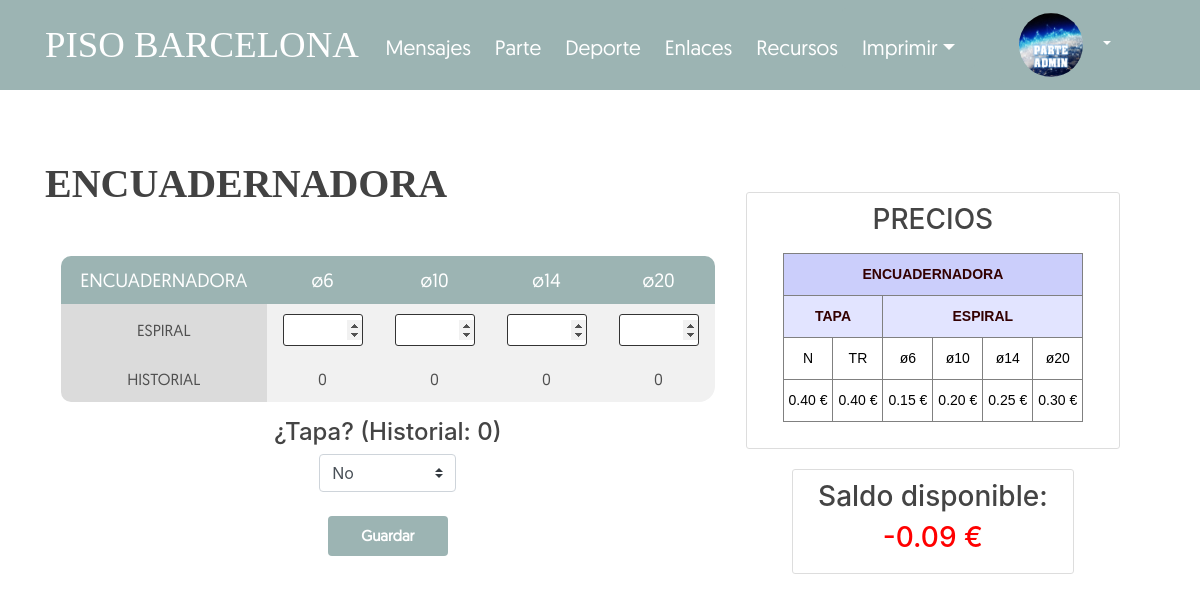
/impresora/encuadernadora (signed in), run on an earlier commit of the app's database.
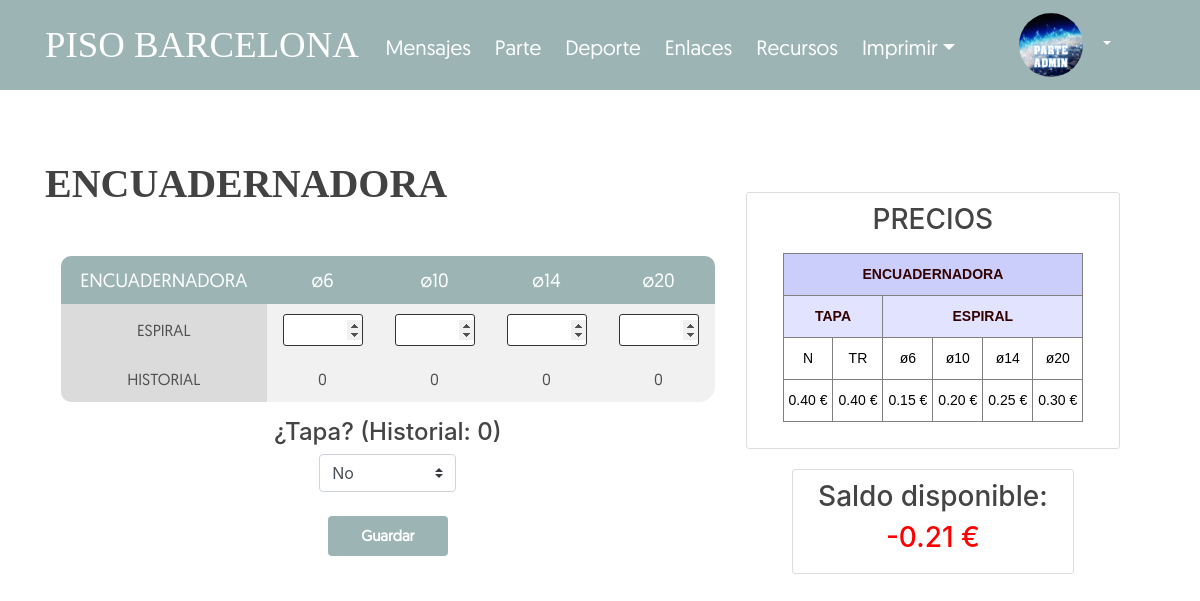
And on a later commit of the database.
### blog/models.py (models this page shows, shortened)
class Impresor(models.Model):
    msg_id3 = models.AutoField(primary_key=True,default=None)
    user = models.ForeignKey(User, on_delete=models.CASCADE)
    saldo = models.DecimalField(max_digits=5,decimal_places=2,default=0)
    texto_blanco = models.PositiveIntegerField(default=0)
    texto_color = models.PositiveIntegerField(default=0)
    imagen_blanco = models.PositiveIntegerField(default=0)
    imagen_color = models.PositiveIntegerField(default=0)
    denso_blanco = models.PositiveIntegerField(default=0)
    denso_color = models.PositiveIntegerField(default=0)
    e6 = models.PositiveIntegerField(default=0)
    e10 = models.PositiveIntegerField(default=0)
    e14 = models.PositiveIntegerField(default=0)
    e20 = models.PositiveIntegerField(default=0)
    tapas = models.PositiveIntegerField(default=0)

### blog/views.py (the view, shortened to what this page needs)
# urls.py: path('impresora/encuadernadora', views.Encuadernadora, name='blog-encuadernadora'),
@login_required
def Encuadernadora(request):
    user = None
    tapa1 = 0
    if request.user.is_authenticated and request.user.username != 'invitado':
        user = request.user
    try:    #Para obtener la respuesta anterior si la hay
        precios = VariablesGlobales.objects.get()
        precio_e6 = precios.precio_e6
        precio_e10 = precios.precio_e10
        precio_e14 = precios.precio_e14
        precio_e20 = precios.precio_e20
        precio_tapa = precios.precio_tapa
        answer = Impresor.objects.get(user=user)    #query para sacar la respuesta anterior
        saldo = answer.saldo
        e6 = answer.e6
        e10 = answer.e10
        e14 = answer.e14
        e20 = answer.e20
        tapas = answer.tapas
    except Impresor.DoesNotExist:
        saldo = 0
        texto_blanco = 0
        texto_color = 0
        imagen_blanco = 0
        imagen_color = 0
        denso_blanco = 0
        denso_color = 0
        e6 = 0
        e10 = 0
        e14 = 0
        e20 = 0
        tapas = 0
    return render(request, 'blog/encuadernadora.html', {'title': 'Encuadernadora', 'precio_e6': precio_e6, 'precio_e10': precio_e10, 'precio_e14': precio_e14,
     'precio_e20': precio_e20, 'e6': e6, 'e10': e10, 'e14': e14, 'e20': e20, 'tapas': tapa1, 'precio_tapa': precio_tapa, 'saldo': saldo})

### blog/templates/blog/encuadernadora.html (shortened to what the changed rows need)
{% extends "blog/base.html" %}
{% block content %}
<div class="row">
    <div class="col-md-7.5">
        <div class="container my-3">
            <h1>ENCUADERNADORA</h1>
            <br>
            <form method="post" action="{% url 'blog-encuadernadora' %}">{% csrf_token %}
                <table>
                    <thead>
                    <tr>
                        <th style="border-radius: 10px 0px 0px 0px; font-weight: normal;">ENCUADERNADORA
                        <th style="font-weight: normal;">ø6
                        <th style="font-weight: normal;">ø10
                        <th style="font-weight: normal;">ø14
                        <th style="border-radius: 0px 10px 0px 0px; font-weight: normal;">ø20
                    </thead>
                </table>
                <br>
            </form>
        </div>
    </div>
    <div class="col-md-4.5">
      <br><br>
        <div class="content-section">
                    <table class="tg">
                    <thead>
                      <tr>
                        <th class="tg-5dqu" colspan="6">ENCUADERNADORA</th>
                      </tr>
                    </thead>
                    </table>
            </div>
            <center>
              <div class="col-10">
                <div class="content-section">
                  <h3>Saldo disponible: </h3>
                  {% if saldo > 0 %}
                    <h3 style="color:#008000";>{{ saldo }} €</h3>
                  {% else %}
                  <h3 style="color:#FF0000";>{{ saldo }} €</h3>
                  {% endif %}
                </div>
              </div>
              </center>
        </div>
    </div>
{% endblock %}

What changed in the data, as far as the page shows it:
changed Impresor: saldo "-0.09" → "-0.21"
